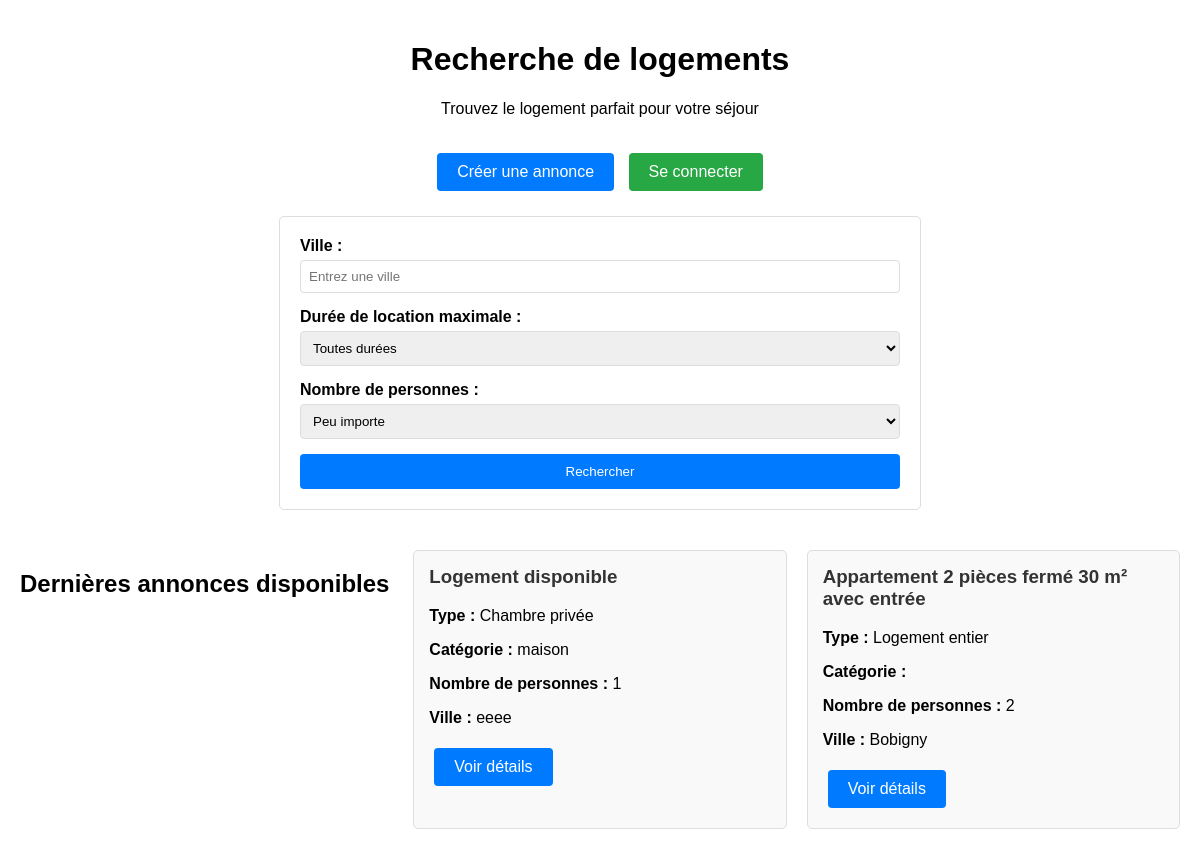
Page /annonce/annonceHome/ on the earlier database version.
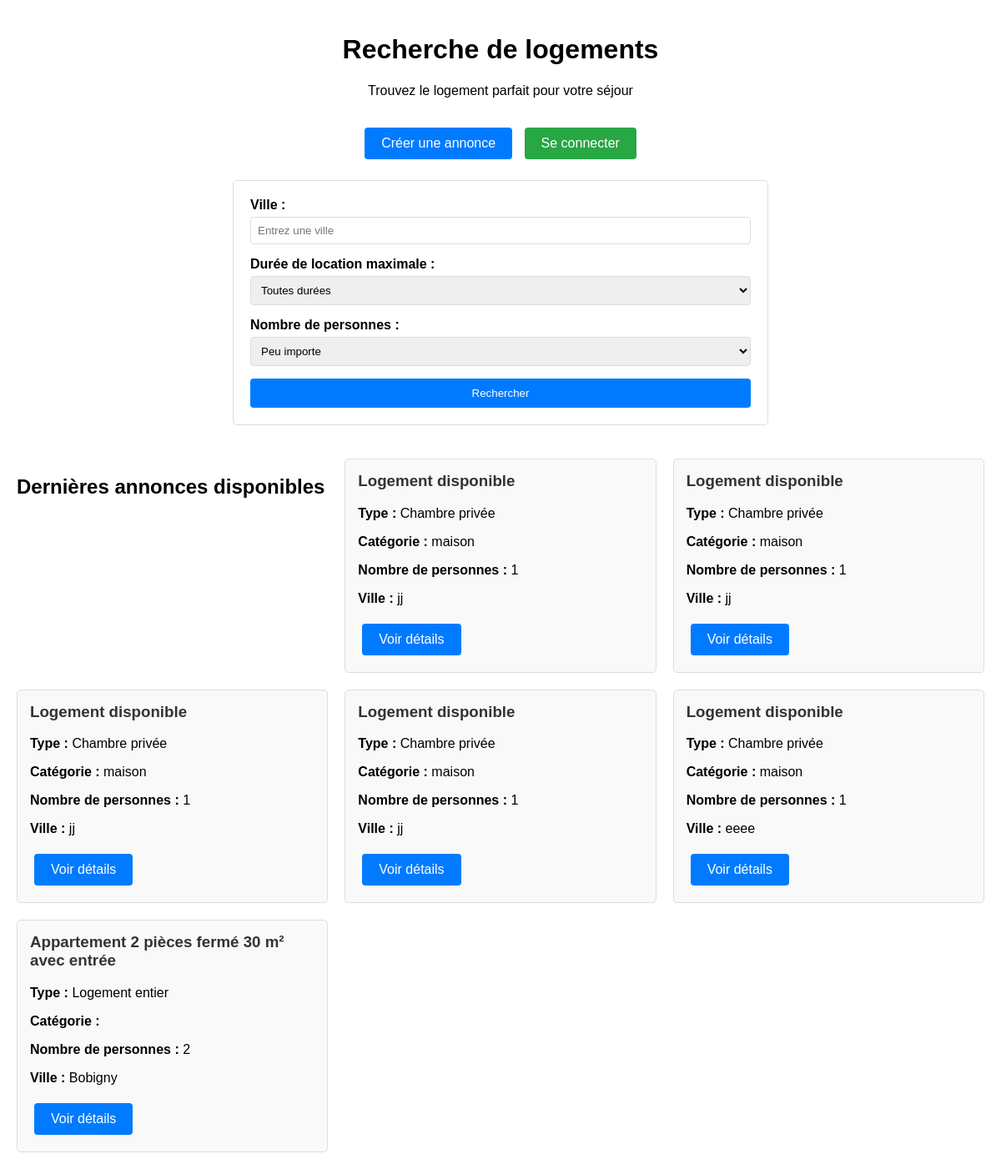
Same page on the later database version.
### annonce/models.py (models this page shows)
class Annonce(models.Model):
    user = models.ForeignKey(
        settings.AUTH_USER_MODEL,
        null=True,
        on_delete=models.CASCADE,
        unique=False
    )
    class TypeHebergement(models.TextChoices):
        Appartemment = 'APPT', _('Appartemment')
        Maison = 'MAIS', _('Maison')
        Studio = 'STUD', _('Studio')
        Autre = 'OTHR', _('Autre')
    hebergement_choice = models.CharField(
        max_length=4,
        choices=TypeHebergement.choices,
        default=TypeHebergement.Appartemment,
        verbose_name="Type d'hébergement"
    )
    class TypeLocation(models.TextChoices):
        logement_entier = 'ENTR', _('Logement entier')
        chambre_privee = 'PRIV', _('Chambre privée')
        chambre_partagee = 'PART', _('Chambre partagée')
    type_location_choices = models.CharField(
        max_length=4,
        choices=TypeLocation.choices,
        default=TypeLocation.logement_entier,
        verbose_name="Location partielle ou totale"
    )
    categorie_logement = models.CharField(max_length=50, blank=True)
    titre_logement = models.CharField(max_length=50, blank=True)
    description = models.TextField(blank=True)
    nombre_personne = IntegerField(
        default=1,
        validators=[
            MaxValueValidator(20),
            MinValueValidator(1)
        ],
        blank=True
    )
    pieces_couchage = IntegerField(
        default=1,
        validators=[
            MaxValueValidator(10),
            MinValueValidator(1)
        ],
        blank=True
    )
    equipements = models.ManyToManyField(Equipements, blank=True)
    services = models.ManyToManyField(Services, blank=True)
    categorie_service = models.ManyToManyField(CategorieService, blank=True)
    charges = models.ManyToManyField(Charges, blank=True)
    dureeLocationMini = models.CharField(blank=True,null=True, max_length=50)
    dureeLocationMaxi = models.CharField(blank=True,null=True, max_length=50)
    loyer_tc = models.FloatField(max_length=50, blank=True, null=True)
    charges_loyer = models.FloatField(max_length=50, blank=True, null=True)
    reservation = models.OneToOneField(
        settings.AUTH_USER_MODEL,
        null=True,
        on_delete=models.CASCADE,
        unique=False,
        related_name = 'user_reserved'
    )
    reserved = models.BooleanField(default=False)
    address = models.OneToOneField(
        AdressAnnonce,
        on_delete=models.CASCADE,
        null=True,
    )

class AdressAnnonce(models.Model):
    rue = models.CharField(blank=True, max_length=20)
    voie = models.CharField(blank=True, max_length=35)
    ville = models.CharField(blank=True, max_length=20)
    region = models.CharField(blank=True, max_length=20)
    zipCode = models.CharField(blank=True, max_length=5)
    pays = models.CharField(blank=True, max_length=20)

### annonceMain/views.py (the view)
# urls.py: path('annonce/annonceHome/', views.annonceHome, name='annonce_home'),
def annonceHome(request):
    query_ville = request.GET.get('query_ville')
    query_location = request.GET.get('query_location')
    query_locataires = request.GET.get('query_locataires')
    lastannonce = Annonce.objects.all().order_by('-id')[:6]
    image = ImageLogement.objects.all()
    context = {'annonce': lastannonce, 'image': image}
    return render(request, 'annonce/search/annonceHome.html', context)

### templates/annonce/search/annonceHome.html (shortened to what this page needs)
<!DOCTYPE html>
<html lang="fr">
<head>
</head>
<body>
    <div class="header">
        <h1>Recherche de logements</h1>
        <p>Trouvez le logement parfait pour votre séjour</p>
    </div>
    <div class="actions">
        <a href="/creer-annonce" class="btn btn-primary">Créer une annonce</a>
        <a href="/login-annonce" class="btn btn-success">Se connecter</a>
    </div>
    <form class="search-form" method="get" action="/annonce/searchPage/">
        <div class="form-group">
            <label for="query_ville">Ville :</label>
            <input type="text" name="query_ville" id="query_ville" placeholder="Entrez une ville">
        </div>
        <div class="form-group">
            <label for="query_location">Durée de location maximale :</label>
            <select name="query_location" id="query_location">
                <option value="">Toutes durées</option>
            </select>
        </div>
        <div class="form-group">
            <label for="query_locataires">Nombre de personnes :</label>
            <select name="query_locataires" id="query_locataires">
                <option value="">Peu importe</option>
            </select>
        </div>
        <button type="submit" class="search-btn">Rechercher</button>
    </form>
    {% if annonce %}
    <div class="annonces-grid">
        <h2>Dernières annonces disponibles</h2>
        {% for ann in annonce %}
        <div class="annonce-card">
            <h3>{{ ann.titre_logement|default:"Logement disponible" }}</h3>
            <p><strong>Type :</strong> {{ ann.get_type_location_choices_display }}</p>
            <p><strong>Catégorie :</strong> {{ ann.categorie_logement }}</p>
            <p><strong>Nombre de personnes :</strong> {{ ann.nombre_personne }}</p>
            {% if ann.address %}
                <p><strong>Ville :</strong> {{ ann.address.ville }}</p>
            {% endif %}
            <a href="/annonce/detail_annonce/{{ ann.id }}" class="btn btn-primary">Voir détails</a>
        </div>
        {% endfor %}
    </div>
    {% else %}
    <div class="annonces-grid">
        <p>Aucune annonce disponible pour le moment.</p>
    </div>
    {% endif %}
</body>
</html>

### templates/annonce/search/annonceHome.html (style rules this page uses)
body { font-family: Arial, sans-serif; margin: 0; padding: 20px; }
.header { text-align: center; margin-bottom: 30px; }
.search-form { max-width: 600px; margin: 0 auto 40px; padding: 20px; border: 1px solid #ddd; border-radius: 5px; }
.form-group { margin-bottom: 15px; }
label { display: block; margin-bottom: 5px; font-weight: bold; }
input, select { width: 100%; padding: 8px; border: 1px solid #ddd; border-radius: 4px; box-sizing: border-box; }
.search-btn { background-color: #007bff; color: white; padding: 10px 20px; border: none; border-radius: 4px; cursor: pointer; width: 100%; }
.annonces-grid { display: grid; grid-template-columns: repeat(auto-fit, minmax(300px, 1fr)); gap: 20px; margin-top: 30px; }
.annonce-card { border: 1px solid #ddd; border-radius: 5px; padding: 15px; background: #f9f9f9; }
.annonce-card h3 { margin-top: 0; color: #333; }
.actions { text-align: center; margin: 20px 0; }
.btn { display: inline-block; padding: 10px 20px; margin: 5px; text-decoration: none; border-radius: 4px; color: white; }
.btn-primary { background-color: #007bff; }
.btn-success { background-color: #28a745; }

Differences in the rows shown:
added Annonce: titre_logement "Logement disponible", type_location_choices "Chambre privée", categorie_logement "maison", nombre_personne "1", address.ville "jj"
added Annonce: titre_logement "Logement disponible", type_location_choices "Chambre privée", categorie_logement "maison", nombre_personne "1", address.ville "jj"
added Annonce: titre_logement "Logement disponible", type_location_choices "Chambre privée", categorie_logement "maison", nombre_personne "1", address.ville "jj"
added Annonce: titre_logement "Logement disponible", type_location_choices "Chambre privée", categorie_logement "maison", nombre_personne "1", address.ville "jj"
